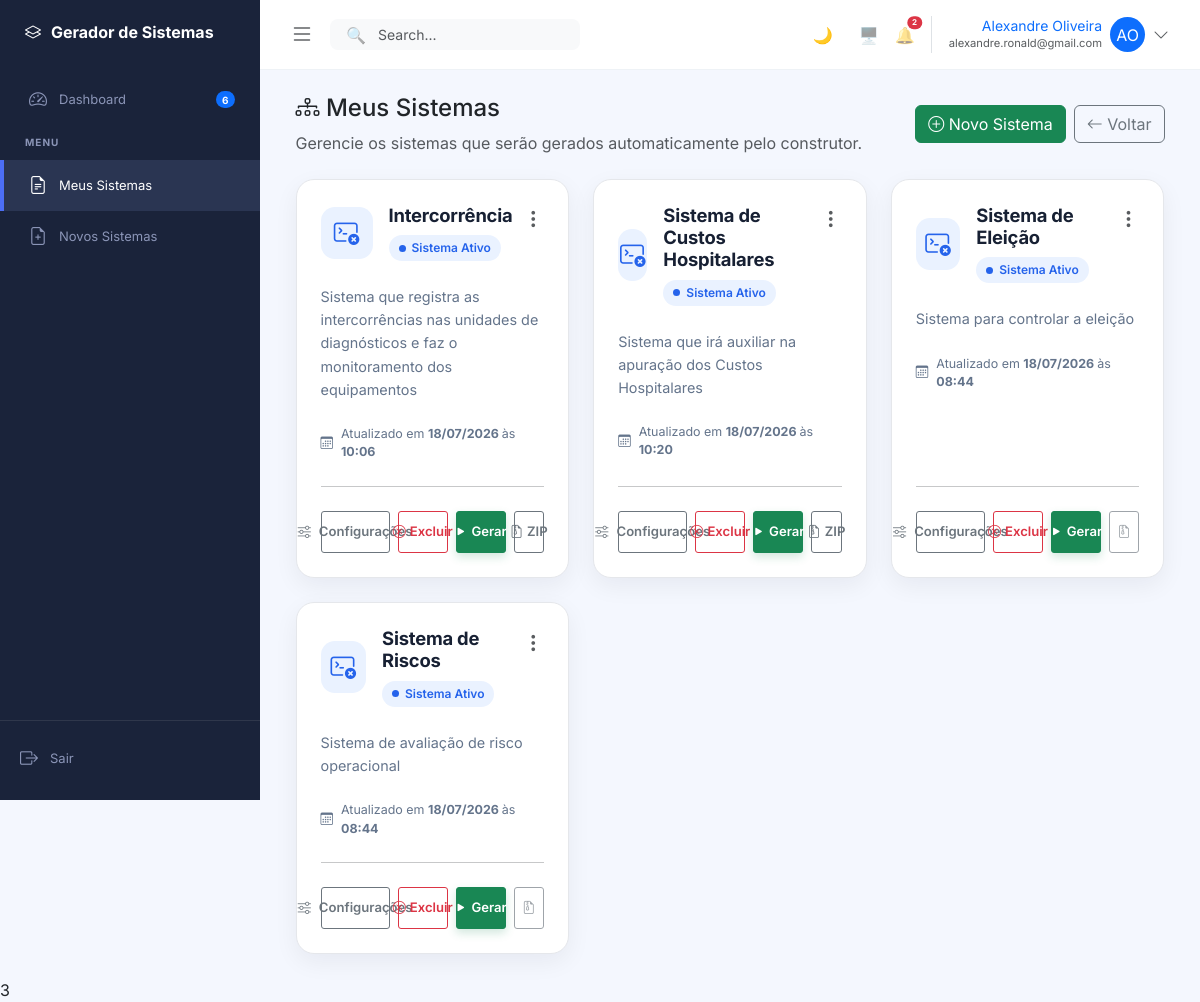
The app's page / (signed in) with its own data.
### sistema/models.py (models this page shows, shortened)
class Sistema(models.Model):
    BD_CHOICES = [
        ('sqlite3', 'SQLite'),
        ('postgresql', 'PostgreSQL'), # Corrigido
        ('mysql', 'MySQL'),
        ('sqlserver', 'SQL Server'),
        ('oracle', 'Oracle'),
    ]
    MENU_CHOICES = [
        ('lateral', 'Menu Lateral (Sidebar)'),
        ('superior', 'Menu Superior (Navbar)'),
    ]
    usuario = models.ForeignKey(User, on_delete=models.CASCADE)
    nome = models.CharField(max_length=100, unique=True, verbose_name="Nome do Sistema")
    descricao = models.TextField(blank=True, verbose_name="Descrição")
    caminho_geracao = models.CharField(max_length=255, blank=True, verbose_name="Pasta onde gerar o projeto")
    banco_dados = models.CharField(max_length=50, choices=BD_CHOICES, default='sqlite3', verbose_name="Banco de dados")
    tipo_menu = models.CharField(max_length=20, choices=MENU_CHOICES, default='lateral', verbose_name="Estilo do Menu")
    usar_custom_user = models.BooleanField(default=True, verbose_name="Gerar Custom User Model?")
    gerar_api_rest = models.BooleanField(default=False, verbose_name="Configurar Django Rest Framework?")
    gerar_docker = models.BooleanField(default=False, verbose_name="Gerar Dockerfile e docker-compose?")
    usar_auditoria = models.BooleanField(default=False, verbose_name="Usar Auditoria?")
    slug = models.SlugField(max_length=100)
    arquivo_zip = models.FileField(upload_to='sistemas_zip/', null=True, blank=True)
    atualizado_em = models.DateTimeField(auto_now=True)
    class Meta:
        verbose_name = "Sistema"
        verbose_name_plural = "Sistemas"

### sistema/views.py (the view)
# urls.py: path('', views.lista_sistemas, name='lista'),
@login_required
def lista_sistemas(request):
    sistemas = Sistema.objects.all().order_by('nome')
    context = {
        'sistemas': sistemas,
    }
    return render(request, 'sistema/lista.html', context)

### templates/sistema/lista.html (shortened to what this page needs)
{% extends 'base.html' %}
{% block content %}
<div class="container-fluid py-4" style="width:95%;">
   <div class="d-flex justify-content-between align-items-center mb-4">
      <div>
         <h4 class="">
            <i class="bi bi-diagram-3"></i> Meus Sistemas
         </h4>
         <p class="text-muted mb-0">
            Gerencie os sistemas que serão gerados automaticamente pelo construtor.
         </p>
      </div>
      <div class="d-flex gap-2">
         <a href="{% url 'sistema:criar' %}" class="btn btn-success">
            <i class="bi bi-plus-circle"></i> Novo Sistema
         </a>
         <a href="" class="btn btn-outline-secondary">
            <i class="bi bi-arrow-left"></i>  Voltar
         </a>
      </div>
   </div>
   <div class="row g-4">
      {% for sistema in sistemas %}
      <div class="col-12 col-sm-6 col-lg-4 col-xl-4">
         <div class="card card-sistema h-100">
            <div class="card-body d-flex flex-column p-4">
               <div class="d-flex justify-content-between align-items-start mb-4">
                  <div class="d-flex align-items-center gap-3">
                     <div class="sistema-icon">
                        <i class="bi bi-terminal-x"></i>
                     </div>
                     <div>
                        <h5 class="card-title fw-bold mb-2">
                           {{ sistema.nome }}
                        </h5>
                        <span class="sistema-status">
                           <span class="status-dot"></span>
                           Sistema Ativo
                        </span>
                     </div>
                  </div>
                  <div class="dropdown">
                     <button
                        class="btn btn-link text-muted p-0"
                        type="button"
                        data-bs-toggle="dropdown"
                        aria-expanded="false">
                        <i class="bi bi-three-dots-vertical fs-5"></i>
                     </button>
                  </div>
               </div>
               <div class="sistema-descricao mb-4">
                  <p class="mb-0">
                     {{ sistema.descricao|default:"Sem descrição"|truncatewords:24 }}
                  </p>
               </div>
               <div class="sistema-atualizacao mb-4">
                  <i class="bi bi-calendar3 me-2"></i>
                  <span>
                     Atualizado em
                     <strong>
                        {{ sistema.atualizado_em|date:"d/m/Y" }}
                     </strong>
                     às
                     <strong>
                        {{ sistema.atualizado_em|date:"H:i" }}
                     </strong>
                  </span>
               </div>
               <hr class="mt-auto mb-4">
               <div class="row g-2">
                  <div class="col-4">
                     <a
                        href="{% url 'sistema:editar_sistema' sistema.pk %}"
                        class="btn btn-outline-secondary sistema-btn w-100">
                        <i class="bi bi-sliders me-2 "></i> Configurações
                     </a>
                  </div>
                  <div class="col-3">
                     <a
                        href="{% url 'sistema:excluir_sistema' sistema.pk %}"
                        onclick="return confirm('Deseja excluir o sistema?');"
                        class="btn btn-outline-danger sistema-btn w-100">
                        <i class="bi bi-x-circle me-1"></i>
                        Excluir
                     </a>
                  </div>
                  <div class="col-3">
                     <a
                        href="{% url 'sistema:gerar_sistema' sistema.pk %}"
                        class="btn btn-success sistema-btn sistema-btn-principal w-100">
                        <i class="bi bi-play-fill me-1"></i>
                        Gerar
                     </a>
                  </div>
                  <div class="col-2">
                     {% if sistema.arquivo_zip %}
                        <a
                           href="{{ sistema.arquivo_zip.url }}"
                           class="btn btn-outline-secondary sistema-btn w-100"
                           title="Baixar último ZIP">
                           <i class="bi bi-file-earmark-zip"></i>
                           <span class="d-none d-xl-inline ms-1">
                              ZIP
                           </span>
                        </a>
                     {% else %}
                        <button
                           class="btn btn-outline-secondary sistema-btn w-100"
                           disabled
                           title="Gere o sistema primeiro">
                           <i class="bi bi-file-earmark-zip"></i>
                        </button>
                     {% endif %}
                  </div>
               </div>
            </div>
         </div>
      </div>
      {% endfor %}
   </div>
</div>
{% endblock %}

### templates/base.html (shortened to what this page needs)
{% load static %}
<!DOCTYPE html>
<html lang="pt-br">
<head>
    <link href="https://cdn.jsdelivr.net/npm/bootstrap@5.3.0/dist/css/bootstrap.min.css" rel="stylesheet">
    <link rel="stylesheet" href="https://cdn.jsdelivr.net/npm/bootstrap-icons@1.11.1/font/bootstrap-icons.css">
</head>
<body>
    <aside class="sidebar">
        <div class="sidebar-brand">
            <i class="bi bi-layers"></i> Gerador de Sistemas
        </div>
        <nav class="nav flex-column" style="flex: 1;">
            <a href="#" class="nav-link ">
                <i class="bi bi-speedometer2"></i> Dashboard
                <span class="badge bg-primary rounded-pill ms-auto" style="font-size: 10px;">6</span>
            </a>
            <div class="nav-section-title">Menu</div>
            <a class="nav-link {% if request.resolver_match.url_name == 'lista' %}active{% endif %}" href="{% url 'sistema:lista' %}"> <i class="bi bi-file-earmark-text"></i>  Meus Sistemas</a>
            <a class="nav-link {% if request.resolver_match.url_name == 'criar' %}active{% endif %}" href="{% url 'sistema:criar' %}"> <i class="bi bi-file-earmark-plus"></i> Novos Sistemas</a>
        </nav>
        <div class="mt-auto pt-3 border-top border-secondary border-opacity-25">
            <form method="post" action="{% url 'logout' %}">
                <button class="btn w-100 text-start px-3 py-2 nav-link">
                    <i class="bi bi-box-arrow-right"></i> Sair
                </button>
            </form>
        </div>
    </aside>
    <main class="main-content">
        <header class="topbar">
            <div class="d-flex align-items-center gap-3">
                <i class="bi bi-list fs-4 text-muted cursor-pointer"></i>
                <div class="position-relative d-none d-md-block">
                    <input type="text" class="form-control form-control-sm bg-light border-0 ps-5 rounded-3" placeholder="Search..." style="width: 250px;">
                    <span class="position-absolute top-50 start-0 translate-middle-y ms-3 opacity-50">🔍</span>
                </div>
            </div>
           <div class="d-flex align-items-center gap-3">
            <button id="theme-toggle" class="btn btn-outline-secondary border-0 rounded-circle p-2 d-flex align-items-center justify-content-center" style="width: 40px; height: 40px;">
            </button>
            <span class="opacity-50">🖥️</span>
            <div class="position-relative">
                <span class="opacity-50">🔔</span>
                <span class="position-absolute top-0 start-100 translate-middle badge rounded-pill bg-danger" style="font-size: 0.5rem;">2</span>
            </div>
            <div class="d-flex align-items-center gap-2 border-start ps-3">
                <div class="dropdown">
                    <button class="btn btn-link text-decoration-none p-0 d-flex align-items-center gap-2" data-bs-toggle="dropdown" aria-expanded="false">
                        <div class="text-end lh-1 d-none d-sm-block">
                            <p class="mb-0 small">{{user.first_name}} {{user.last_name|default:""}}</p>
                            <small class="text-muted" style="font-size: 0.7rem;">{{user.email|default:"informar email"}}</small>
                        </div>
                        <div class="bg-primary text-white rounded-circle d-flex align-items-center justify-content-center" style="width: 35px; height: 35px;">{{user.first_name|slice:":1"|upper}}{{user.last_name|slice:":1"|upper}}</div>
                        <i class="bi bi-chevron-down text-muted"></i>
                    </button>
                </div>
            </div>
        </div>
        </header>
            {% block content %}{% endblock %}
    </main>
    <script src="https://cdn.jsdelivr.net/npm/bootstrap@5.3.0/dist/js/bootstrap.bundle.min.js"></script>3
</body>
</html>

### templates/base.html (style rules this page uses)
:root { --sidebar-bg: #1a233a; --sidebar-active: #2a3552; --accent-blue: #4c6ef5; --body-bg: #f4f7fe; --text-muted: #8b95b7; }
body { background-color: var(--body-bg); font-family: 'Inter', sans-serif; }
.sidebar { width: 260px; height: 100vh; background: var(--sidebar-bg); color: white; position: fixed; left: 0; top: 0; padding: 20px 0; z-index: 1000; display: flex; flex-direction: column; }
.sidebar-brand { padding: 0 25px 30px; display: flex; align-items: center; gap: 10px; font-weight: 700; font-size: 1rem; }
.nav-section-title { padding: 10px 25px; font-size: 10px; text-transform: uppercase; color: var(--text-muted); letter-spacing: 1px; font-weight: bold; }
.nav-link { color: var(--text-muted); padding: 12px 25px; display: flex; align-items: center; gap: 12px; font-size: 13px; transition: all 0.2s; border-left: 4px solid transparent; }
.nav-link i { font-size: 18px; }
.nav-link.active { background: var(--sidebar-active); color: #fff; border-left-color: var(--accent-blue); }
.main-content { margin-left: 260px; }
.topbar { height: 70px; background: #fff; display: flex; align-items: center; justify-content: space-between; padding: 0 30px; border-bottom: 1px solid #eef2f6; }

### templates/sistema/lista.html (style rules this page uses)
.card-sistema { border: 1px solid #e5e7eb; border-radius: 18px; background: #ffffff; box-shadow: 0 8px 24px rgba(15, 23, 42, 0.06); transition: all .25s ease; overflow: hidden; }
.sistema-icon { width: 52px; height: 52px; border-radius: 14px; display: flex; align-items: center; justify-content: center; background: #eaf2ff; color: #2563eb; font-size: 1.6rem; }
.card-sistema .card-title { color: #172033; font-size: 1.15rem; letter-spacing: -.2px; }
.sistema-status { display: inline-flex; align-items: center; gap: 6px; padding: 4px 10px; border-radius: 999px; background: #eaf2ff; color: #2563eb; font-size: .75rem; font-weight: 600; }
.status-dot { width: 7px; height: 7px; border-radius: 50%; background: #2563eb; }
.sistema-descricao { color: #64748b; font-size: .9rem; line-height: 1.6; }
.sistema-atualizacao { display: flex; align-items: center; color: #64748b; font-size: .78rem; }
.sistema-atualizacao i { color: #64748b; }
.sistema-btn { min-height: 42px; border-radius: 3px; font-size: .82rem; font-weight: 600; display: inline-flex; align-items: center; justify-content: center; transition: all .2s ease; }
.sistema-btn-principal { box-shadow: 0 4px 10px rgba(25, 135, 84, .2); }

### records on screen
Sistema: nome "Intercorrência", descricao "Sistema que registra as intercorrências nas unidades de diagnósticos e faz o monitoramento dos equipamentos", atualizado_em "18/07/2026", atualizado_em "10:06"
Sistema: nome "Sistema de Custos Hospitalares", descricao "Sistema que irá auxiliar na apuração dos Custos Hospitalares", atualizado_em "18/07/2026", atualizado_em "10:20"
Sistema: nome "Sistema de Eleição", descricao "Sistema para controlar a eleição", atualizado_em "18/07/2026", atualizado_em "08:44"
Sistema: nome "Sistema de Riscos", descricao "Sistema de avaliação de risco operacional", atualizado_em "18/07/2026", atualizado_em "08:44"

### other values on screen
{{ user.first_name }} "Alexandre"
{{ user.last_name|default:"" }} "Oliveira"
{{ user.email|default:"informar email" }} "alexandre.ronald@gmail.com"
{{ user.first_name|slice:":1"|upper }} "A"
{{ user.last_name|slice:":1"|upper }} "O"
